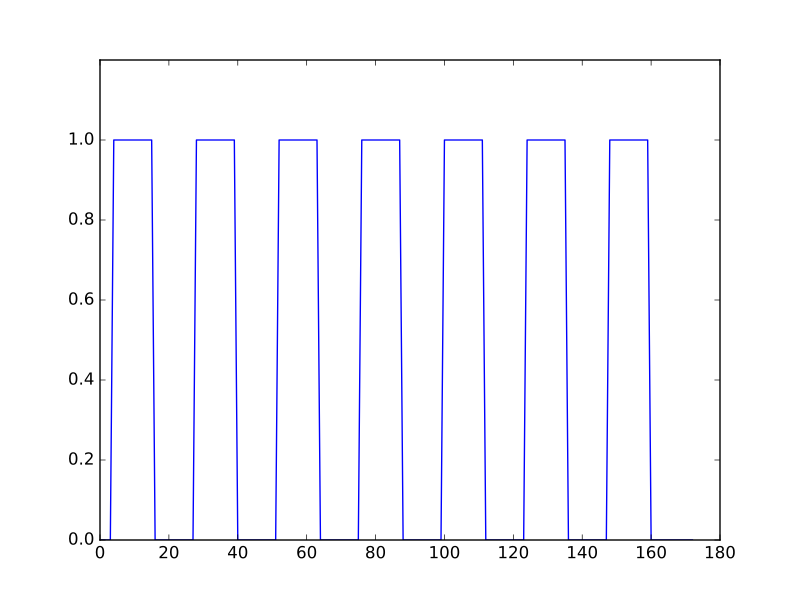

Generate this figure with Python:
#- Read the stimulus data file and return a predicted neural time
#- course.
#- Plot the predicted neural time course.
tr = 2.5
neural_prediction = events2neural('ds114_sub009_t2r1_cond.txt', tr, data.shape[-1])
plt.plot(neural_prediction)
# [...]
plt.ylim(0, 1.2)
# (0, 1.2)
